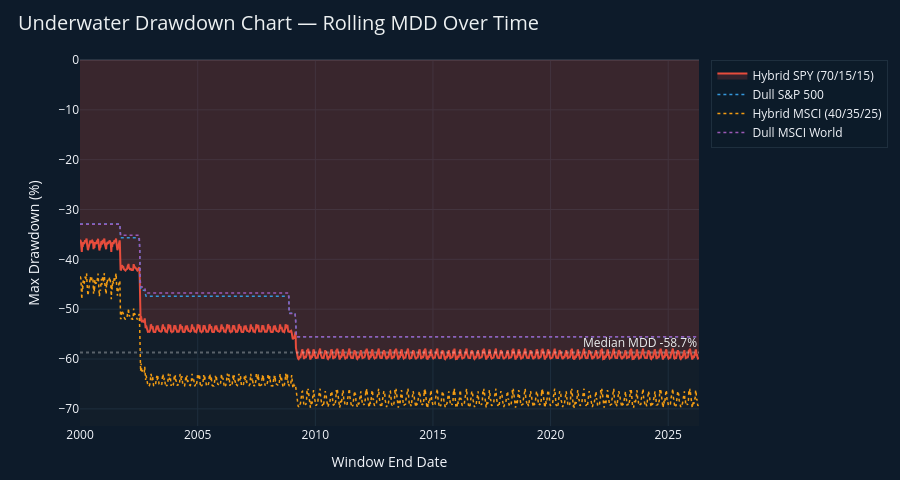

Notebook source saved alongside this figure:
### Markdown cell above
## 🌊 Under Stress — Drawdown Deep Dive
### When Did It Hurt? How Bad Was It?

The **underwater chart** below shows the Max Drawdown experienced by rolling windows ending at each date.  
The crimson fill tracks the primary strategy's loss exposure over time.

Look for two things:
- **Depth** — how far below zero?
- **Duration** — how long did elevated drawdown persist?

### Code cell
fig = go.Figure()

for i, (col, name) in enumerate(zip(mdd_cols, strat_names)):
    y_vals = df[col] * 100
    color  = STRAT_PALETTE[i % len(STRAT_PALETTE)]

    if i == 0:
        fig.add_trace(go.Scatter(
            x=df.index, y=y_vals, fill='tozeroy',
            fillcolor='rgba(231,76,60,0.18)',
            line=dict(color=CRIMSON, width=2), name=name,
            hovertemplate=f'<b>{name}</b><br>%{{x|%Y-%m-%d}}<br>MDD: %{{y:.1f}}%<extra></extra>'
        ))
    else:
        fig.add_trace(go.Scatter(
            x=df.index, y=y_vals, mode='lines', name=name,
            line=dict(color=color, width=1.5, dash='dot'),
            hovertemplate=f'<b>{name}</b><br>MDD: %{{y:.1f}}%<extra></extra>'
        ))

median_mdd = df[mdd_cols[0]].median() * 100
fig.add_hline(y=median_mdd, line_dash='dot', line_color='rgba(255,255,255,0.3)',
              annotation_text=f'Median MDD {median_mdd:.1f}%',
              annotation_position='top right', annotation_font_color=LIGHT)

fig.update_layout(
    template='plotly_dark',
    paper_bgcolor=NAVY, plot_bgcolor='#121E2A',
    title=dict(text='Underwater Drawdown Chart — Rolling MDD Over Time',
               font=dict(size=20, color=LIGHT), x=0.02),
    xaxis=dict(title='Window End Date', gridcolor='#1E2F3E'),
    yaxis=dict(title='Max Drawdown (%)', gridcolor='#1E2F3E'),
    legend=dict(bgcolor='rgba(13,27,42,0.9)', bordercolor='#1E2F3E', borderwidth=1),
    hovermode='x unified', height=480, margin=dict(t=60, b=50)
)
fig.show()

### Figure 1 — Plotly figure (JSON) as saved in the notebook; plotly's stock layout.template omitted (floating-point values rounded to 4 significant figures; data arrays with more than 128 entries replaced by an {"elided": "..."} marker saying what was removed)
{"data": [{"fill": "tozeroy", "fillcolor": "rgba(231,76,60,0.18)", "hovertemplate": "<b>Hybrid SPY (70/15/15)</b><br>%{x|%Y-%m-%d}<br>MDD: %{y:.1f}%<extra></extra>", "line": {"color": "#E74C3C", "width": 2}, "name": "Hybrid SPY (70/15/15)", "type": "scatter", "x": {"elided": "1329 str values"}, "y": {"elided": "1329 float values"}}, {"hovertemplate": "<b>Dull S&P 500</b><br>MDD: %{y:.1f}%<extra></extra>", "line": {"color": "#3498DB", "dash": "dot", "width": 1.5}, "mode": "lines", "name": "Dull S&P 500", "type": "scatter", "x": {"elided": "1329 str values"}, "y": {"elided": "1329 float values"}}, {"hovertemplate": "<b>Hybrid MSCI (40/35/25)</b><br>MDD: %{y:.1f}%<extra></extra>", "line": {"color": "#F39C12", "dash": "dot", "width": 1.5}, "mode": "lines", "name": "Hybrid MSCI (40/35/25)", "type": "scatter", "x": {"elided": "1329 str values"}, "y": {"elided": "1329 float values"}}, {"hovertemplate": "<b>Dull MSCI World</b><br>MDD: %{y:.1f}%<extra></extra>", "line": {"color": "#9B59B6", "dash": "dot", "width": 1.5}, "mode": "lines", "name": "Dull MSCI World", "type": "scatter", "x": {"elided": "1329 str values"}, "y": {"elided": "1329 float values"}}], "layout": {"annotations": [{"font": {"color": "#ECF0F1"}, "showarrow": false, "text": "Median MDD -58.7%", "x": 1, "xanchor": "right", "xref": "x domain", "y": -58.72, "yanchor": "bottom", "yref": "y"}], "height": 480, "hovermode": "x unified", "legend": {"bgcolor": "rgba(13,27,42,0.9)", "bordercolor": "#1E2F3E", "borderwidth": 1}, "margin": {"b": 50, "t": 60}, "paper_bgcolor": "#0D1B2A", "plot_bgcolor": "#121E2A", "shapes": [{"line": {"color": "rgba(255,255,255,0.3)", "dash": "dot"}, "type": "line", "x0": 0, "x1": 1, "xref": "x domain", "y0": -58.72, "y1": -58.72, "yref": "y"}], "title": {"font": {"color": "#ECF0F1", "size": 20}, "text": "Underwater Drawdown Chart — Rolling MDD Over Time", "x": 0.02}, "xaxis": {"gridcolor": "#1E2F3E", "title": {"text": "Window End Date"}}, "yaxis": {"gridcolor": "#1E2F3E", "title": {"text": "Max Drawdown (%)"}}}}
